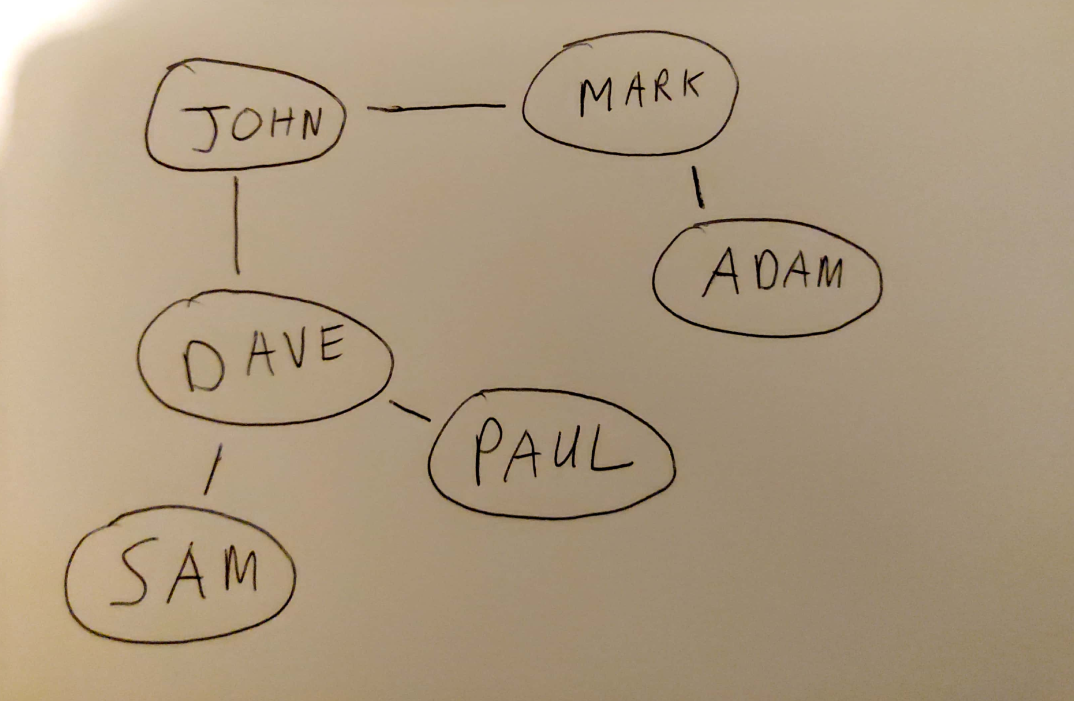
#> input picture images/graphs/name-graph.png, 3222 x 2103 px (shown at 1/3 size)
$ python image_reader.py
#> lines starting #> are read from the running program, lines starting #| are printed output that depends on the picture; after the words box and inside, x2 and y2 are one past the last pixel; in counts of white or black regions, pixels touching at a corner belong together
### graph_processor.py
import cv2 as cv
import numpy as np


def calc_distance(p1, p2):
    x1, y1 = p1
    x2, y2 = p2

    dx = x1 - x2
    dy = y1 - y2
    d = np.sqrt(dx * dx + dy * dy)
    return d


def process_graph(image_dir):

#> called with image_dir = 'images/graphs/name-graph.png'
    img = cv.imread(image_dir)
#> img is the input picture: shape (2103, 3222, 3); mean B, G, R 126.5, 152.7, 171.6
    (h, w) = img.shape[:2]
#> h = 2103; w = 3222
    r = 900 / float(w)
#> r = 0.279
    dim = (900, int(h * r))
#> dim = (900, 587)
    # dim = (1000, 500)
    img = cv.resize(img, dim, interpolation=cv.INTER_AREA)
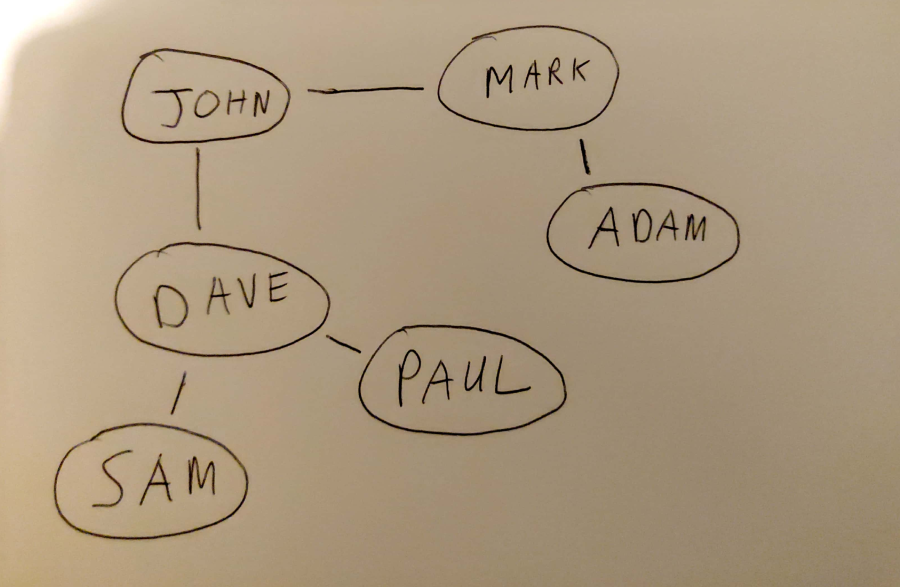
#> img: shape (587, 900, 3); mean B, G, R 126.5, 152.7, 171.6

    gray = cv.cvtColor(img, cv.COLOR_BGR2GRAY)
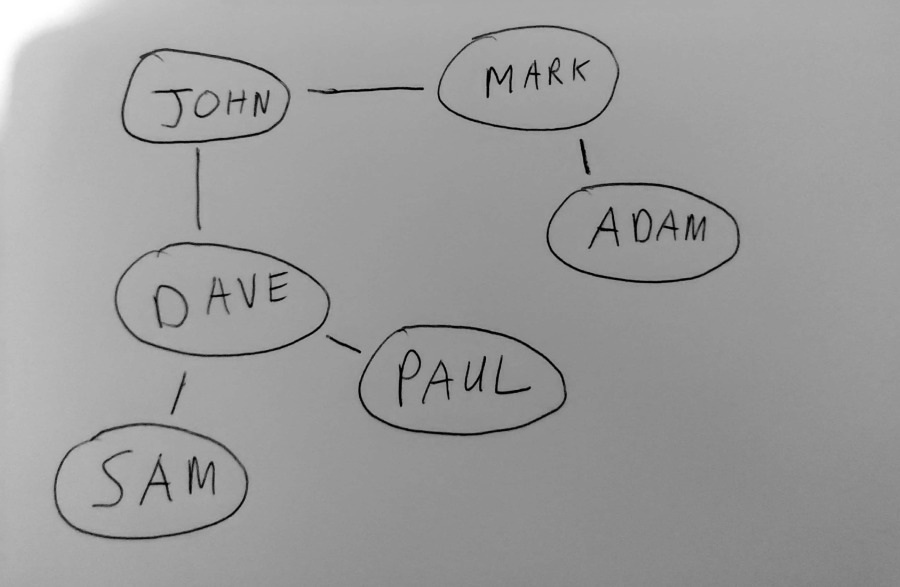
#> gray: shape (587, 900); min 0, max 255, mean 155.4
    blur = cv.GaussianBlur(gray, (5, 5), 0)
    thresh = cv.adaptiveThreshold(blur, 255, 1, 1, 11, 2)
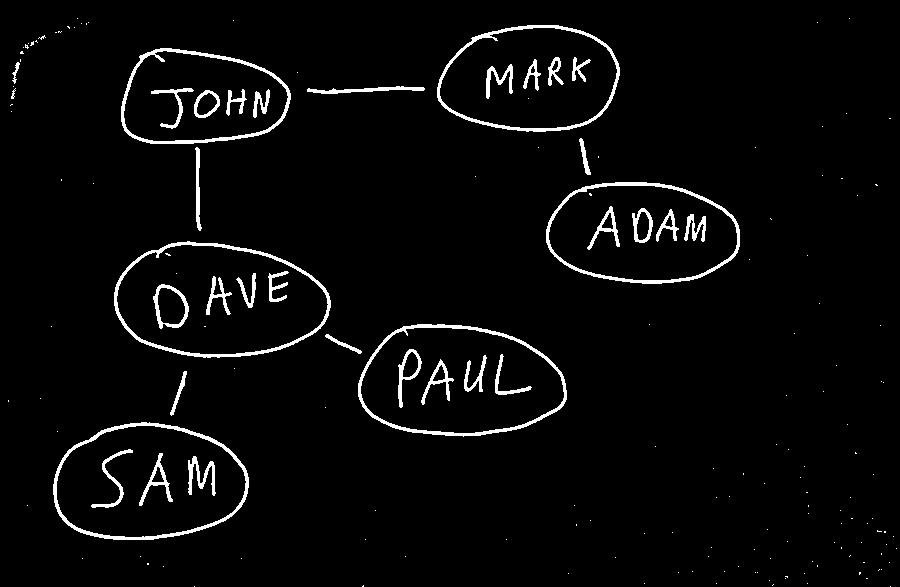
#> thresh: shape (587, 900); 3.5% white; 175 white regions (139 under 20 px)

    # [6 lines of commented-out code are left out]
    contours, hierarchy = cv.findContours(thresh, cv.RETR_TREE, cv.CHAIN_APPROX_SIMPLE)
#> contours = 194 contours, 143 with area under 20; largest, box (x1, y1, x2, y2) and area: (114, 241, 331, 358) 19414, (358, 324, 567, 437) 18316, (53, 422, 249, 540) 18091, (116, 244, 329, 355) 18086, (360, 327, 565, 434) 17024

    # image = cv.drawContours(img, contours, -1, (0, 0, 255), 2)
    # cv.imshow("Image", image)
    # cv.waitKey(0)

    parent_child_list = []
    child_hash = {}
    invalid = []
    candidates = []

    # Build parent - child tree hash
    for cnt_index in range(len(contours)):
        cnt = contours[cnt_index]

        if cv.contourArea(cnt) <= 40:
            continue  # Contour too small, ignore

        parent = {'i': cnt_index, 'contour': cnt}
        parent_child = {'parent': parent, 'children': []}

        for child_index in range(len(contours)):
            child_cnt = contours[child_index]
            parent_index = hierarchy[0][child_index][3]  # the index of the parent

            if cnt_index == parent_index and cv.contourArea(child_cnt) > 40:
                child = {'i': child_index, 'contour': child_cnt}
                invalid.append(child)
                parent_child['children'].append(child)

        # Save parent and its children
        parent_child_list.append(parent_child)
        child_hash[cnt_index] = parent_child['children']
#> this loop made 194 passes
#> cnt on passes 1 to 3: [[890, 586]], [[194, 586]], [[363, 585], [362, 586], [363, 586]]
#> after the loop, child_hash = 49 items; invalid = 38 items; parent_child_list = 49 items

    # compile list of valid candidates
    for candidate in parent_child_list:
        if candidate['parent'] not in invalid:
            kids = [candidate['children']]

            # get second level children
            for child in candidate['children']:
                i = child['i']
                kids.append(child_hash[i])

            all_kids = [item for sublist in kids for item in sublist]  # flatten list of lists
            candidate['children'] = all_kids
            candidates.append(candidate)
#> this loop made 49 passes
#> after the loop, candidates = 11 items

    # [8 lines of commented-out code are left out]

    graph_links = []
    graph_nodes = []
    n_index = 0

    # classify contours are nodes or edges
    for candidate in candidates:
        cnt = candidate['parent']
        area = cv.contourArea(cnt['contour'])
        perimeter = cv.arcLength(cnt['contour'], True)
        circularity = (4 * np.pi * area) / (perimeter * perimeter)

        if circularity >= 0.5:
            cnt['index'] = n_index
            graph_nodes.append(cnt)
            n_index = n_index + 1
            # cv.drawContours(img, [cnt['contour']], -1, (0, 0, 255), 2)
        else:
            # cv.drawContours(img, [cnt['contour']], -1, (0, 255, 0), 2)
            graph_links.append(cnt)  # list as connection, not node
#> this loop made 11 passes
#> (area, perimeter, circularity) on passes 1 to 11: (18091, 532.3, 0.802), (122.5, 103, 0.145), (107, 88.91, 0.17), (18315.5, 547.7, 0.767), (19414, 566.1, 0.761), (15630, 504.8, 0.771), (225, 173.8, 0.0936), (119, 83.46, 0.215), (303.5, 247.4, 0.0623), (12864, 462, 0.757), (15389, 494.5, 0.791)
#> after the loop, graph_links = 5 items; graph_nodes = 6 items; n_index = 6

    # cv.imshow("Image", img)
    # cv.waitKey(0)

    # Find the nodes each link is pointing at, if there are any nodes
    if len(graph_nodes) > 1:
        for link in graph_links:
            l_cnt = link['contour']
            dis = []
            # get the two farthest points from each other, these are link ends
            for c1 in l_cnt:
                for c2 in l_cnt:
                    d = calc_distance(c1[0], c2[0])
                    if d > 0.0:
                        dis.append({'d': d, 'p1': c1, 'p2': c2})

            dis = sorted(dis, key=lambda z: z['d'])

            # extreme ends of link
            p1 = dis[len(dis) - 1]['p1']
            p2 = dis[len(dis) - 1]['p2']

            p1_dis = []
            p2_dis = []

            # get the closest node to each end of the link
            for n in graph_nodes:
                n_cnt = n['contour']

                M = cv.moments(n_cnt)
                nx = int(M['m10'] / M['m00'])
                ny = int(M['m01'] / M['m00'])

                # calc distance from each end
                p1d = calc_distance((nx, ny), p1[0])
                p2d = calc_distance((nx, ny), p2[0])

                if p1d > 0.0:
                    p1_dis.append({'d': p1d, 'n': n})

                if p2d > 0.0:
                    p2_dis.append({'d': p2d, 'n': n})

            # sort and get closest nodes to each end
            p1_dis = sorted(p1_dis, key=lambda z: z['d'])
            p2_dis = sorted(p2_dis, key=lambda z: z['d'])

            n1 = p1_dis[0]['n']
            n2 = p2_dis[0]['n']

            # save node indices
            link['n1_index'] = n1['index']
            link['n2_index'] = n2['index']
#> this loop made 5 passes

    nodes_info = []
    for node in graph_nodes:
        for parent_child_hash in parent_child_list:

            if parent_child_hash['parent'] is node:
                nodes_info.append({'node': node, 'index': node['index'], 'nested_contours': parent_child_hash['children']})
#> this loop made 6 passes

    # cv.imshow("Image", image)
    # cv.waitKey(0)

    print('nodes:', len(nodes_info), ' links:', len(graph_links))
#| nodes: 6  links: 5
#| nodes: 6  links: 5
    return nodes_info, graph_links


# [8 lines that do not run on import are left out]
    # print('nodes:', str(len(nodes)), ' links:', str(len(links)))

### image_reader.py
import cv2 as cv
import numpy as np
import graph_processor


def read_image(image_dir, graph_node):

#> called with image_dir = 'images/graphs/name-graph.png'
    im = cv.imread(image_dir)

    (h, w) = im.shape[:2]
    r = 900 / float(w)
    dim = (900, int(h * r))
    # dim = (1000, 500)
    im = cv.resize(im, dim, interpolation=cv.INTER_AREA)

    gray = cv.cvtColor(im, cv.COLOR_BGR2GRAY)
    blur = cv.GaussianBlur(gray, (5, 5), 0)
    thresh = cv.adaptiveThreshold(blur, 255, 1, 1, 11, 2)

    candidates = []
    invalid = []
    valid_chars = []

    if graph_node is not None:
        node = graph_node['node']
        nested_contours = graph_node['nested_contours']
        parent_area = cv.contourArea(node['contour'])

        for con in nested_contours:
            child_area = cv.contourArea(con['contour'])

            # keep contour if area is at least 20% smaller then parent area
            if child_area < (parent_area * 0.8):
                [x, y, w, h] = cv.boundingRect(con['contour'])
                # im = cv.rectangle(im, (x, y), (x + w, y + h), (0, 0, 255), 2)  # This is for demonstration
                candidates.append({'x': x, 'y': y, 'w': w, 'h': h})
#> this loop made 5 passes
    else:
        contours, hierarchy = cv.findContours(thresh, cv.RETR_LIST, cv.CHAIN_APPROX_SIMPLE)
        for cnt in contours:
            if cv.contourArea(cnt) > 40:
                [x, y, w, h] = cv.boundingRect(cnt)
                # im = cv.rectangle(im, (x, y), (x + w, y + h), (0, 0, 255), 2)  # This is for demonstration
                candidates.append({'x': x, 'y': y, 'w': w, 'h': h})

    # get list of contours found inside other contours
    # these are invalid and cannot be used
    for a in candidates:

        x1 = a['x']
        y1 = a['y']
        h1 = a['h']
        w1 = a['w']
        xw1 = x1 + w1
        yh1 = y1 + h1

        for b in candidates:
            if a != b:
                x2 = b['x']
                y2 = b['y']
                h2 = b['h']
                w2 = b['w']

                xw2 = x2 + w2
                yh2 = y2 + h2

                # check if contour B rect is inside of contour A rect
                # Yes, this took a few minutes to work out on paper...
                is_width = ((xw1 >= x2) and (x2 >= x1)) and ((xw1 >= xw2) and (xw2 >= x1))
                is_height = ((yh1 >= y2) and (y2 >= y1)) and ((yh1 >= yh2) and (yh2 >= y1))

                # if contour B is inside A, save it
                if is_width and is_height:
                    invalid.append(b)
#> this loop made 4 passes
#> a on passes 1 to 4: {'x': 194, 'y': 90, 'w': 26, 'h': 28}, {'x': 253, 'y': 89, 'w': 17, 'h': 29}, {'x': 226, 'y': 89, 'w': 21, 'h': 27}, {'x': 151, 'y': 88, 'w': 43, 'h': 41}

    # save contours that are valid
    for c1 in candidates:
        if c1 not in invalid:
            valid_chars.append(c1)
#> this loop made 4 passes

    # order characters in correct order, from left to right
    valid_chars = sorted(valid_chars, key=lambda x_coords: x_coords['x'])
    imgs = []

    if len(valid_chars) > 0:

        # calculate median distance between characters to guess where spaces are
        spaces = []
        valid_chars[0]['distance_from_last'] = 0
        for x in range(1, len(valid_chars)):
            distance = valid_chars[x]['x'] - (valid_chars[x - 1]['x'] + valid_chars[x - 1]['w'])
            spaces.append(distance)
            valid_chars[x]['distance_from_last'] = distance
#> this loop made 3 passes

        if len(spaces) > 1:
            median_space = np.median(spaces)
            min_space_size = median_space + (median_space * 1.6)  # guess what the smallest space width is
        else:
            min_space_size = 0

        # draw bounding boxes around valid characters
        for con in valid_chars:
            x = con['x']
            y = con['y']
            h = con['h']
            w = con['w']

            # cv.rectangle(im, (x, y), (x + w, y + h), (0, 0, 255), 2)  # This is for demonstration
            img = thresh[y: y + h, x: x + w]

            # pad width or height to make image a square and add extra padding to help classification
            height, width = img.shape[:2]
            extra_pad = 6
            half_pad = int(extra_pad / 2)

            if width % 2 != 0:
                width += 1

            if height % 2 != 0:
                height += 1

            if width < height:
                border_w = int((height - width + extra_pad) / 2)
                border_h = half_pad
            elif width > height:
                border_h = int((width - height + extra_pad) / 2)
                border_w = half_pad
            else:
                border_h = half_pad
                border_w = half_pad

            img = cv.copyMakeBorder(img, top=border_h, bottom=border_h, left=border_w, right=border_w,
                                     borderType=cv.BORDER_CONSTANT, value=[0, 0, 0])

            # Add None to indicate a space
            if con['distance_from_last'] > min_space_size:
                imgs.append(None)

            imgs.append(img)
#> this loop made 4 passes
#> pass 1, in read_image, `img = thresh[y: y + h, x: x + w]`:
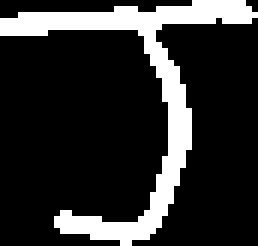
#> img: shape (41, 43) (shown 6 times larger); 18% white; 1 white region, box (x1, y1, x2, y2) and area: (0, 0, 43, 41) 318
#> pass 1, in read_image, `img = cv.copyMakeBorder(img, top=border_h, bottom=border_h, left=borde..`:
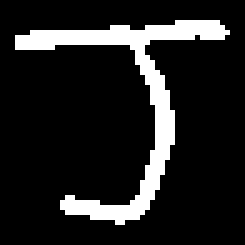
#> img: shape (49, 49) (shown 5 times larger); 13.2% white; 1 white region, box (x1, y1, x2, y2) and area: (3, 4, 46, 45) 318
#> pass 2, in read_image, `img = thresh[y: y + h, x: x + w]`:
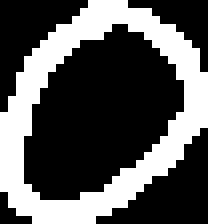
#> img: shape (28, 26) (shown 8 times larger); 33.9% white; 1 white region, box (x1, y1, x2, y2) and area: (0, 0, 26, 28) 247
#> pass 2, in read_image, `img = cv.copyMakeBorder(img, top=border_h, bottom=border_h, left=borde..`:
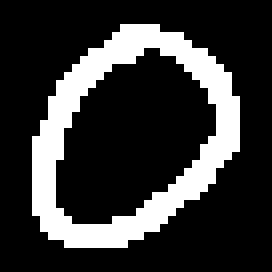
#> img: shape (34, 34) (shown 8 times larger); 21.4% white; 1 white region, box (x1, y1, x2, y2) and area: (4, 3, 30, 31) 247

    # cv.imshow('norm', im)
    # cv.waitKey(0)

    return imgs


if __name__ == '__main__':
    img_dir = 'images/graphs/name-graph.png'
    node_dir = 'images/bench_01.png'

    nodes, links = graph_processor.process_graph(img_dir)
    print('nodes:', str(len(nodes)), ' links:', str(len(links)))

    characters = read_image(img_dir, nodes[4])
    # characters = read_image(node_dir, None)
    print("Characters:", str(len(characters)))
#| Characters: 4
